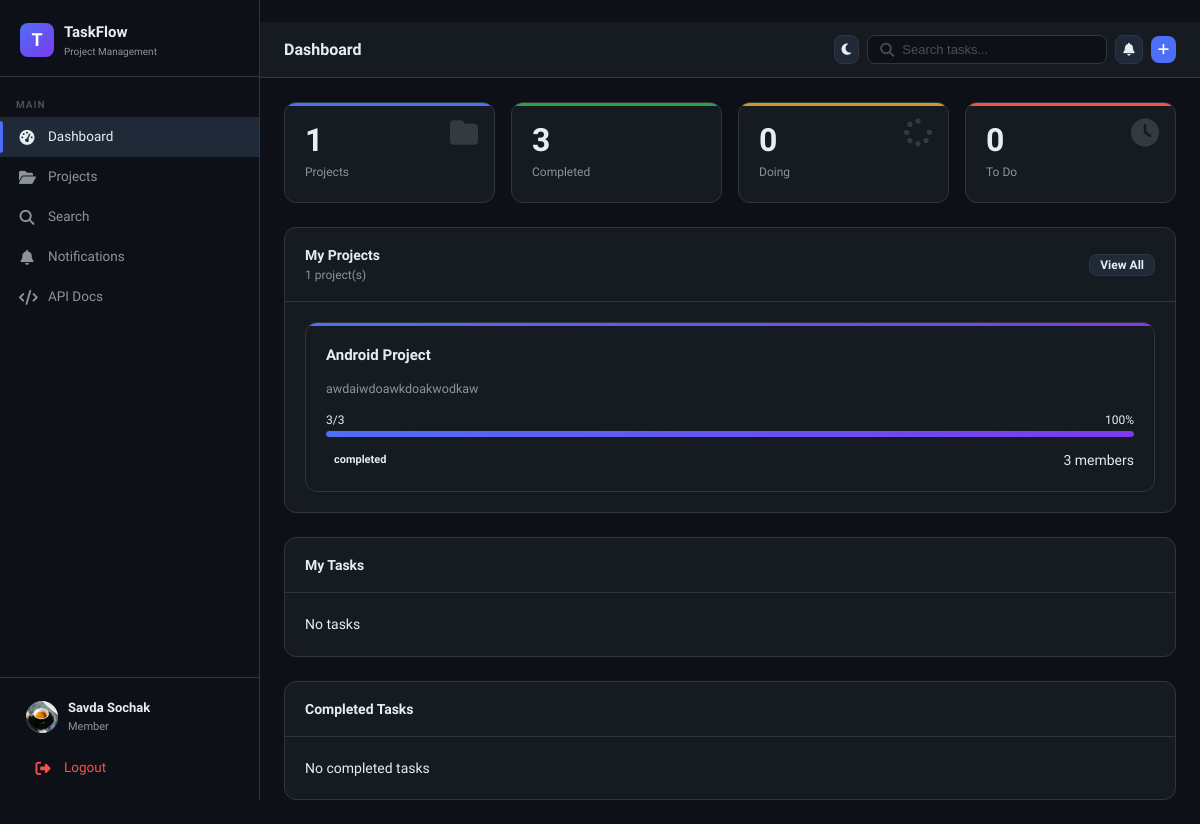
The page /dashboard/ (signed in) on the database as committed earlier.
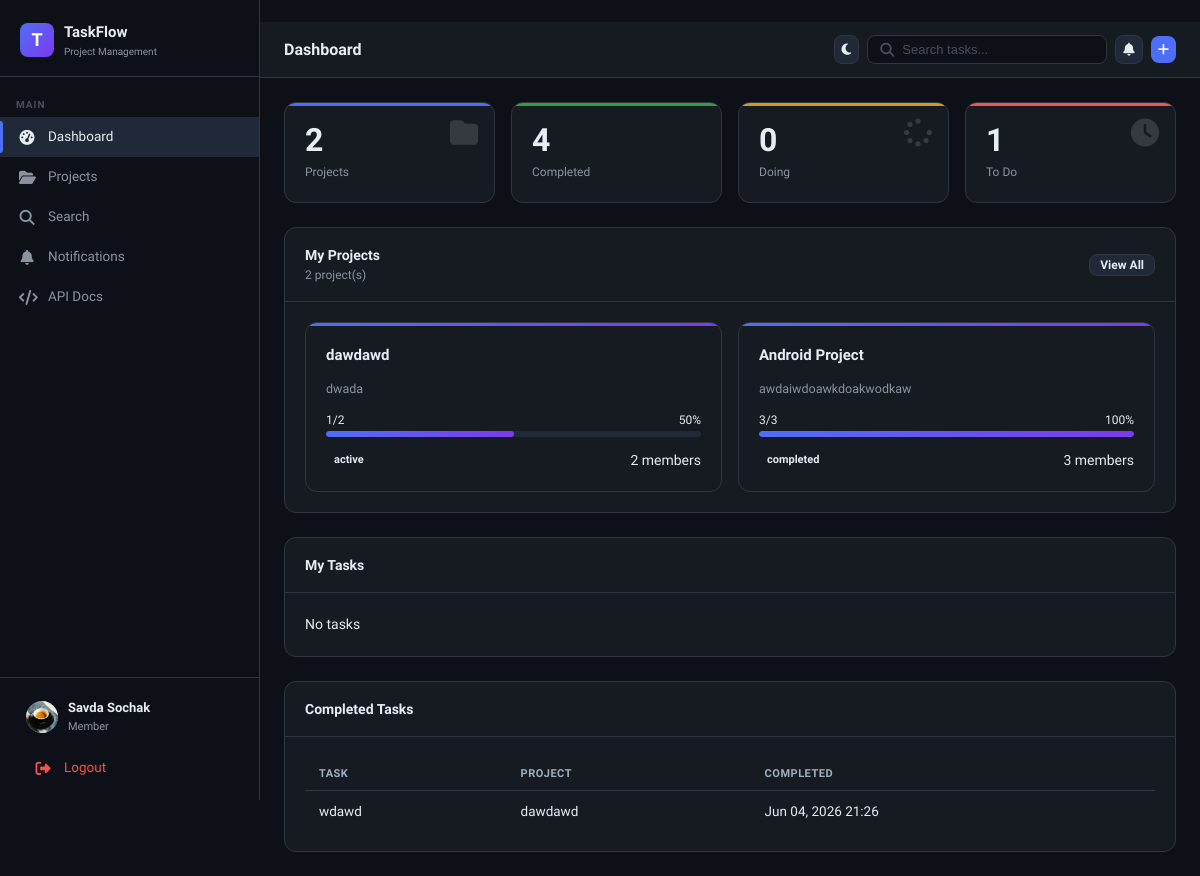
The same page on the database as committed later.
### core/models.py (models this page shows, shortened)
class User(AbstractUser):
    ROLE_CHOICES = [("admin", "Admin"), ("member", "Member")]
    role = models.CharField(max_length=10, choices=ROLE_CHOICES, default="member")
    avatar = models.ImageField(upload_to="avatars/", blank=True, null=True)
    is_active = models.BooleanField(default=True)
    @property
    def is_admin(self):
        return self.role == "admin"

class Project(models.Model):
    STATUS_CHOICES = [("active", "Active"), ("archived", "Archived")]
    owner = models.ForeignKey(
        User, on_delete=models.CASCADE, related_name="owned_projects"
    )
    name = models.CharField(max_length=150)
    description = models.TextField(blank=True)
    status = models.CharField(
        max_length=20,
        choices=[("active", "Active"), ("completed", "Completed")],
        default="active",
    )
    created_at = models.DateTimeField(auto_now_add=True)
    deadline = models.DateField(null=True, blank=True)
    updated_at = models.DateTimeField(auto_now=True)
    @property
    def total_cards(self):
        return Card.objects.filter(list__board__project=self).count()
    @property
    def done_cards(self):
        return Card.objects.filter(list__board__project=self, status="done").count()
    @property
    def progress(self):
        total = self.total_cards
        return int((self.done_cards / total) * 100) if total > 0 else 0

class Card(models.Model):
    PRIORITY_CHOICES = [
        ("low", "Low"),
        ("medium", "Medium"),
        ("high", "High"),
        ("critical", "Critical"),
    ]
    STATUS_CHOICES = [("todo", "To Do"), ("doing", "Doing"), ("done", "Done")]
    list = models.ForeignKey(List, on_delete=models.CASCADE, related_name="cards")
    created_by = models.ForeignKey(
        User, on_delete=models.CASCADE, related_name="created_cards"
    )
    title = models.CharField(max_length=200)
    description = models.TextField(blank=True)
    priority = models.CharField(
        max_length=10, choices=PRIORITY_CHOICES, default="medium"
    )
    status = models.CharField(max_length=10, choices=STATUS_CHOICES, default="todo")
    deadline = models.DateField(null=True, blank=True)
    position = models.IntegerField(default=0)
    labels = models.ManyToManyField(Label, blank=True, related_name="cards")
    assignees = models.ManyToManyField(
        User, blank=True, related_name="assigned_cards", through="CardAssignment"
    )
    created_at = models.DateTimeField(auto_now_add=True)
    updated_at = models.DateTimeField(auto_now=True)
    class Meta:
        ordering = ["position"]

class List(models.Model):
    board = models.ForeignKey(Board, on_delete=models.CASCADE, related_name="lists")
    title = models.CharField(max_length=100)
    position = models.IntegerField(default=0)
    created_at = models.DateTimeField(auto_now_add=True)
    class Meta:
        ordering = ["position"]

class Board(models.Model):
    project = models.ForeignKey(
        Project, on_delete=models.CASCADE, related_name="boards"
    )
    name = models.CharField(max_length=100)
    background = models.CharField(max_length=50, blank=True, default="#1e293b")
    position = models.IntegerField(default=0)
    created_at = models.DateTimeField(auto_now_add=True)
    class Meta:
        ordering = ["position"]

### core/views.py (the view)
# urls.py: path('dashboard/',      api_views.DashboardAPIView.as_view(), name='api_dashboard'),
@login_required
def dashboard(request):
    user = request.user
    if user.is_admin:
        projects = Project.objects.all()
    else:
        member_ids = ProjectMember.objects.filter(user=user).values_list(
            "project_id", flat=True
        )
        projects = Project.objects.filter(
            Q(owner=user) | Q(id__in=member_ids)
        ).distinct()
    projects = projects.order_by("-created_at")
    total_projects = projects.count()
    completed_projects = projects.filter(status="completed").count()
    active_projects = projects.filter(status="active").count()
    cards = Card.objects.filter(list__board__project__in=projects).distinct()
    total_tasks = cards.count()
    done_tasks = cards.filter(status="done").count()
    doing_tasks = cards.filter(status="doing").count()
    todo_tasks = cards.filter(status="todo").count()
    my_cards = (
        cards.filter(assignees=user).exclude(status="done").order_by("deadline")[:5]
    )
    completed_cards = cards.filter(assignees=user, status="done").order_by("-updated_at")[:5]
    overdue_cards = [c for c in my_cards if c.is_overdue]
    notifications = user.notifications.filter(is_read=False).order_by("-created_at")[:5]
    unread_count = user.notifications.filter(is_read=False).count()
    context = {
        "projects": projects[:6],
        "completed_projects": completed_projects,
        "active_projects": active_projects,
        "total_tasks": total_tasks,
        "done_tasks": done_tasks,
        "doing_tasks": doing_tasks,
        "todo_tasks": todo_tasks,
        "total_projects": total_projects,
        "my_cards": my_cards,
        "completed_cards": completed_cards,
        "overdue_cards": overdue_cards,
        "notifications": notifications,
        "unread_count": unread_count,
    }
    return render(request, "dashboard.html", context)

### templates/dashboard.html (shortened to what this page needs)
﻿{% extends 'base.html' %}
{% block page_title %} Dashboard{% endblock %}
{% block topbar_extra %}
<a href="{% url 'project_create' %}" class="btn btn-icon btn-primary" title="New Project" aria-label="New Project">
  <i class="fa-solid fa-plus"></i>
</a>
{% endblock %}
{% block content %}
<div class="grid-4 mb-24">
  <div class="stat-card blue">
    <div class="stat-icon"><i class="fa-solid fa-folder"></i></div>
    <div class="stat-number">{{ total_projects }}</div>
    <div class="stat-label">Projects</div>
  </div>
  <div class="stat-card green">
    <div class="stat-number">{{ done_tasks }}</div>
    <div class="stat-label">Completed</div>
  </div>
  <div class="stat-card yellow">
    <div class="stat-icon"><i class="fa-solid fa-spinner"></i></div>
    <div class="stat-number">{{ doing_tasks }}</div>
    <div class="stat-label">Doing</div>
  </div>
  <div class="stat-card red">
    <div class="stat-icon"><i class="fa-solid fa-clock"></i></div>
    <div class="stat-number">{{ todo_tasks }}</div>
    <div class="stat-label">To Do</div>
  </div>
</div>
<div class="dashboard-shell" style="grid-template-columns:minmax(0,1fr); width:100%;">
  <div style="grid-column:1 / -1; width:100%;">
    <div class="card mb-24">
      <div class="card-header">
        <div>
          <div class="fw-700">My Projects</div>
          <div class="text-small text-muted">{{ projects|length }} project(s)</div>
        </div>
        <a href="{% url 'projects' %}" class="btn btn-secondary btn-sm">View All</a>
      </div>
      <div class="card-body">
        {% if projects %}
        <div class="project-grid">
          {% for project in projects %}
          <a href="{% url 'project_detail' project.id %}" class="project-card">
            <div class="project-name">{{ project.name }}</div>
            <div class="project-desc">
              {{ project.description|truncatechars:60|default:"No description" }}
            </div>
            <div>
              <div style="display:flex; justify-content:space-between; font-size:12px;">
                <span>{{ project.done_cards }}/{{ project.total_cards }}</span>
                <span>{{ project.progress }}%</span>
              </div>
              <div class="progress-bar">
                <div class="progress-fill" style="width:{{ project.progress }}%"></div>
              </div>
            </div>
            <div style="display:flex; justify-content:space-between;">
              <span class="badge badge-{{ project.status }}">
                {{ project.status }}
              </span>
              <span>{{ project.members.count }} members</span>
            </div>
          </a>
          {% endfor %}
        </div>
        {% else %}
        <div style="text-align:center; padding:30px;">
          No projects yet
        </div>
        {% endif %}
      </div>
    </div>
    <div class="card">
      <div class="card-header">
        <div class="fw-700">My Tasks</div>
      </div>
      <div class="card-body">
        {% if my_cards %}
        <table class="table">
          <thead>
            <tr>
              <th>Task</th>
              <th>Project</th>
              <th>Status</th>
              <th>Deadline</th>
            </tr>
          </thead>
          <tbody>
            {% for card in my_cards %}
            <tr>
              <td>{{ card.title }}</td>
              <td>{{ card.list.board.project.name }}</td>
              <td>{{ card.status }}</td>
              <td>
                {% if card.deadline %}
                  {{ card.deadline }}
                {% else %}
                  —
                {% endif %}
              </td>
            </tr>
            {% endfor %}
          </tbody>
        </table>
        {% else %}
        <div>No tasks</div>
        {% endif %}
      </div>
    </div>
    <div class="card" style="margin-top:24px">
      <div class="card-header">
        <div class="fw-700">Completed Tasks</div>
      </div>
      <div class="card-body">
        {% if completed_cards %}
        <table class="table">
          <thead>
            <tr>
              <th>Task</th>
              <th>Project</th>
              <th>Completed</th>
            </tr>
          </thead>
          <tbody>
            {% for card in completed_cards %}
            <tr>
              <td>{{ card.title }}</td>
              <td>{{ card.list.board.project.name }}</td>
              <td>{{ card.updated_at|date:"M d, Y H:i" }}</td>
            </tr>
            {% endfor %}
          </tbody>
        </table>
        {% else %}
        <div>No completed tasks</div>
        {% endif %}
      </div>
    </div>
  </div>
</div>
{% endblock %}

### templates/base.html (shortened to what this page needs)
﻿{% load static %}
<!doctype html>
<html lang="en">
  <head>
    <link rel="stylesheet" href="{% static 'css/main.css' %}" />
    <link rel="stylesheet" href="https://cdnjs.cloudflare.com/ajax/libs/font-awesome/6.5.0/css/all.min.css" />
  </head>
  <body class="{% block body_class %}{% endblock %}">
    <aside class="sidebar" id="sidebar">
      <div class="sidebar-logo">
        <div class="logo-icon">T</div>
        <div>
          <div class="logo-text">TaskFlow</div>
          <div class="logo-sub">Project Management</div>
        </div>
      </div>
      <nav class="sidebar-nav">
        <div class="nav-section">Main</div>
        <a href="{% url 'dashboard' %}" class="nav-link {% if request.resolver_match.url_name == 'dashboard' %}active{% endif %}">
          <span class="nav-icon"><i class="fa-solid fa-gauge-high"></i></span>
          Dashboard
        </a>
        <a href="{% url 'projects' %}" class="nav-link ">
          <span class="nav-icon"><i class="fa-solid fa-folder-open"></i></span>
          Projects
        </a>
        <a href="{% url 'search' %}" class="nav-link {% if request.resolver_match.url_name == 'search' %}active{% endif %}">
          <span class="nav-icon"><i class="fa-solid fa-magnifying-glass"></i></span>
          Search
        </a>
        <a href="{% url 'notifications' %}" class="nav-link {% if request.resolver_match.url_name == 'notifications' %}active{% endif %}">
          <span class="nav-icon"><i class="fa-solid fa-bell"></i></span>
          Notifications
        </a>
        {% if not user.is_admin and not user.is_staff and not user.is_superuser %}
        <a href="{% url 'member_api_docs' %}" class="nav-link {% if request.resolver_match.url_name == 'member_api_docs' %}active{% endif %}">
          <span class="nav-icon"><i class="fa-solid fa-code"></i></span>
          API Docs
        </a>
        {% endif %}
      </nav>
      <div class="sidebar-footer">
        <a href="{% url 'profile' %}" class="user-card">
          <div class="user-avatar">
            {% if user.avatar %}<img src="{{ user.avatar.url }}" alt="" />
            {% else %}{{ user.username|first|upper }}{% endif %}
          </div>
          <div class="user-info">
            <div class="user-name">{{ user.get_full_name|default:user.username }}</div>
            <div class="user-role">{{ user.role }}</div>
          </div>
        </a>
        <a href="{% url 'logout' %}" class="nav-link" style="margin-top: 4px; color: var(--red)">
          <span class="nav-icon"><i class="fa-solid fa-right-from-bracket"></i></span>
          Logout
        </a>
      </div>
    </aside>
    <div class="main-content">
      <div class="topbar">
        <div class="topbar-title">{% block page_title %}{% endblock %}</div>
        <div class="topbar-actions">
          <button id="themeToggle" class="btn btn-icon btn-secondary" type="button">
            <i class="fa-solid fa-moon" id="themeIcon"></i>
          </button>
          <form action="{% url 'search' %}" method="get" class="search-bar" aria-label="Search" onclick="if (window.innerWidth <= 768) this.submit()">
            <i class="fa-solid fa-magnifying-glass" style="color: var(--text-faint)"></i>
            <input type="text" name="q" placeholder="Search tasks..." value="{{ request.GET.q }}" />
          </form>
          <a href="{% url 'notifications' %}" class="btn btn-icon btn-secondary" style="position: relative">
            <i class="fa-solid fa-bell"></i>
          </a>
          {% block topbar_extra %}{% endblock %}
        </div>
      </div>
      <div class="page-content">
        {% block content %}{% endblock %}
      </div>
    </div>
  </body>
</html>

Rows that differ between the two databases and show on the page:
added Project: name "dawdawd", description "dwada", done_cards "1", total_cards "2", progress "50", status "active", members.count "2"
added Card: title "wdawd", list.board.project.name "dawdawd", updated_at "Jun 04, 2026 21:26"
Other text that changed with them:
{{ total_projects }}: "1" → "2"
{{ done_tasks }}: "3" → "4"
{{ todo_tasks }}: "0" → "1"
{{ projects|length }}: "1" → "2"
text no longer shown: "No completed tasks"
text now shown: "TASK PROJECT COMPLETED"
